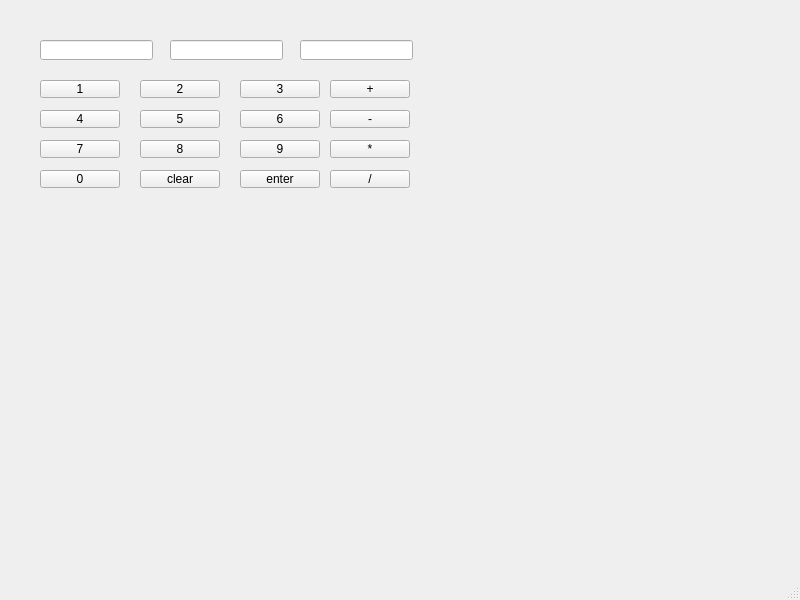
<?xml version="1.0" encoding="UTF-8"?>
<ui version="4.0">
 <class>MainWindow</class>
 <widget class="QMainWindow" name="MainWindow">
  <property name="geometry">
   <rect>
    <x>0</x>
    <y>0</y>
    <width>800</width>
    <height>600</height>
   </rect>
  </property>
  <property name="windowTitle">
   <string>MainWindow</string>
  </property>
  <widget class="QWidget" name="centralwidget">
   <widget class="QPushButton" name="N1">
    <property name="geometry">
     <rect>
      <x>40</x>
      <y>80</y>
      <width>80</width>
      <height>18</height>
     </rect>
    </property>
    <property name="text">
     <string>1</string>
    </property>
   </widget>
   <widget class="QPushButton" name="N2">
    <property name="geometry">
     <rect>
      <x>140</x>
      <y>80</y>
      <width>80</width>
      <height>18</height>
     </rect>
    </property>
    <property name="text">
     <string>2</string>
    </property>
   </widget>
   <widget class="QPushButton" name="N3">
    <property name="geometry">
     <rect>
      <x>240</x>
      <y>80</y>
      <width>80</width>
      <height>18</height>
     </rect>
    </property>
    <property name="text">
     <string>3</string>
    </property>
   </widget>
   <widget class="QPushButton" name="add">
    <property name="geometry">
     <rect>
      <x>330</x>
      <y>80</y>
      <width>80</width>
      <height>18</height>
     </rect>
    </property>
    <property name="text">
     <string>+</string>
    </property>
   </widget>
   <widget class="QPushButton" name="N4">
    <property name="geometry">
     <rect>
      <x>40</x>
      <y>110</y>
      <width>80</width>
      <height>18</height>
     </rect>
    </property>
    <property name="text">
     <string>4</string>
    </property>
   </widget>
   <widget class="QPushButton" name="N5">
    <property name="geometry">
     <rect>
      <x>140</x>
      <y>110</y>
      <width>80</width>
      <height>18</height>
     </rect>
    </property>
    <property name="text">
     <string>5</string>
    </property>
   </widget>
   <widget class="QPushButton" name="N6">
    <property name="geometry">
     <rect>
      <x>240</x>
      <y>110</y>
      <width>80</width>
      <height>18</height>
     </rect>
    </property>
    <property name="text">
     <string>6</string>
    </property>
   </widget>
   <widget class="QPushButton" name="sub">
    <property name="geometry">
     <rect>
      <x>330</x>
      <y>110</y>
      <width>80</width>
      <height>18</height>
     </rect>
    </property>
    <property name="text">
     <string>-</string>
    </property>
   </widget>
   <widget class="QPushButton" name="N7">
    <property name="geometry">
     <rect>
      <x>40</x>
      <y>140</y>
      <width>80</width>
      <height>18</height>
     </rect>
    </property>
    <property name="text">
     <string>7</string>
    </property>
   </widget>
   <widget class="QPushButton" name="N8">
    <property name="geometry">
     <rect>
      <x>140</x>
      <y>140</y>
      <width>80</width>
      <height>18</height>
     </rect>
    </property>
    <property name="text">
     <string>8</string>
    </property>
   </widget>
   <widget class="QPushButton" name="N9">
    <property name="geometry">
     <rect>
      <x>240</x>
      <y>140</y>
      <width>80</width>
      <height>18</height>
     </rect>
    </property>
    <property name="text">
     <string>9</string>
    </property>
   </widget>
   <widget class="QPushButton" name="mult">
    <property name="geometry">
     <rect>
      <x>330</x>
      <y>140</y>
      <width>80</width>
      <height>18</height>
     </rect>
    </property>
    <property name="text">
     <string>*</string>
    </property>
   </widget>
   <widget class="QPushButton" name="N0">
    <property name="geometry">
     <rect>
      <x>40</x>
      <y>170</y>
      <width>80</width>
      <height>18</height>
     </rect>
    </property>
    <property name="text">
     <string>0</string>
    </property>
   </widget>
   <widget class="QPushButton" name="clear">
    <property name="geometry">
     <rect>
      <x>140</x>
      <y>170</y>
      <width>80</width>
      <height>18</height>
     </rect>
    </property>
    <property name="text">
     <string>clear</string>
    </property>
   </widget>
   <widget class="QPushButton" name="enter">
    <property name="geometry">
     <rect>
      <x>240</x>
      <y>170</y>
      <width>80</width>
      <height>18</height>
     </rect>
    </property>
    <property name="text">
     <string>enter</string>
    </property>
   </widget>
   <widget class="QPushButton" name="div">
    <property name="geometry">
     <rect>
      <x>330</x>
      <y>170</y>
      <width>80</width>
      <height>18</height>
     </rect>
    </property>
    <property name="text">
     <string>/</string>
    </property>
   </widget>
   <widget class="QLineEdit" name="num1">
    <property name="geometry">
     <rect>
      <x>40</x>
      <y>40</y>
      <width>113</width>
      <height>20</height>
     </rect>
    </property>
   </widget>
   <widget class="QLineEdit" name="num2">
    <property name="geometry">
     <rect>
      <x>170</x>
      <y>40</y>
      <width>113</width>
      <height>20</height>
     </rect>
    </property>
   </widget>
   <widget class="QLineEdit" name="result">
    <property name="geometry">
     <rect>
      <x>300</x>
      <y>40</y>
      <width>113</width>
      <height>20</height>
     </rect>
    </property>
   </widget>
  </widget>
  <widget class="QMenuBar" name="menubar">
   <property name="geometry">
    <rect>
     <x>0</x>
     <y>0</y>
     <width>800</width>
     <height>17</height>
    </rect>
   </property>
  </widget>
  <widget class="QStatusBar" name="statusbar"/>
 </widget>
 <resources/>
 <connections/>
</ui>
